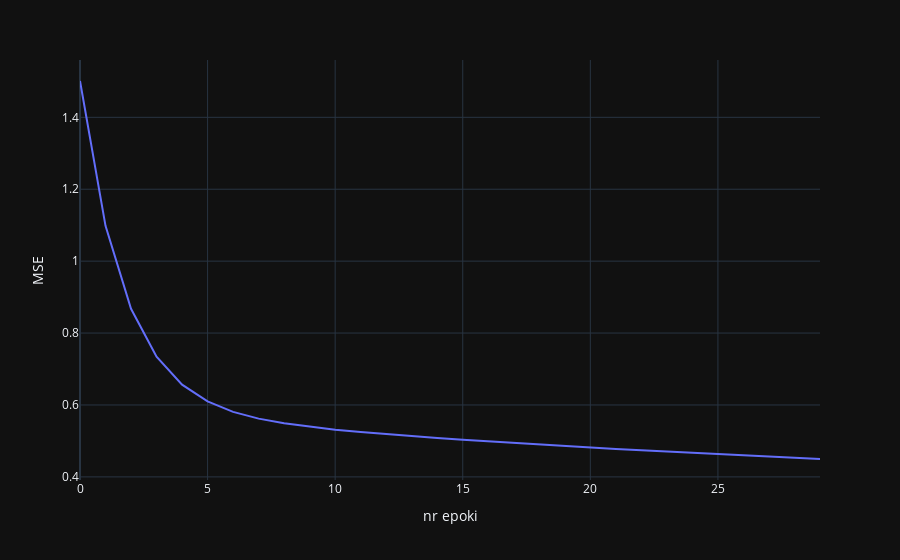

Source (notebook cell):
### Code cell
import plotly.express as px
fig = px.line(x=list(range(num_epochs)), y=cost_history)
fig.update_layout(xaxis_title='nr epoki', yaxis_title='MSE')
fig

### Figure 1 — Plotly figure (JSON) as saved in the notebook; plotly's stock layout.template omitted (floating-point values rounded to 4 significant figures)
{"data": [{"hovertemplate": "x=%{x}<br>y=%{y}<extra></extra>", "legendgroup": "", "line": {"color": "#636efa", "dash": "solid"}, "marker": {"symbol": "circle"}, "mode": "lines", "name": "", "orientation": "v", "showlegend": false, "x": [0, 1, 2, 3, 4, 5, 6, 7, 8, 9, 10, 11, 12, 13, 14, 15, 16, 17, 18, 19, 20, 21, 22, 23, 24, 25, 26, 27, 28, 29], "xaxis": "x", "y": [1.501, 1.098, 0.8676, 0.7345, 0.6565, 0.6098, 0.5809, 0.562, 0.5489, 0.5392, 0.5314, 0.5248, 0.5189, 0.5135, 0.5083, 0.5035, 0.4988, 0.4943, 0.49, 0.4857, 0.4816, 0.4777, 0.4738, 0.4701, 0.4664, 0.4629, 0.4595, 0.4561, 0.4529, 0.4497], "yaxis": "y", "type": "scatter"}], "layout": {"xaxis": {"anchor": "y", "domain": [0.0, 1.0], "title": {"text": "nr epoki"}}, "yaxis": {"anchor": "x", "domain": [0.0, 1.0], "title": {"text": "MSE"}}, "legend": {"tracegroupgap": 0}, "margin": {"t": 60}}}
